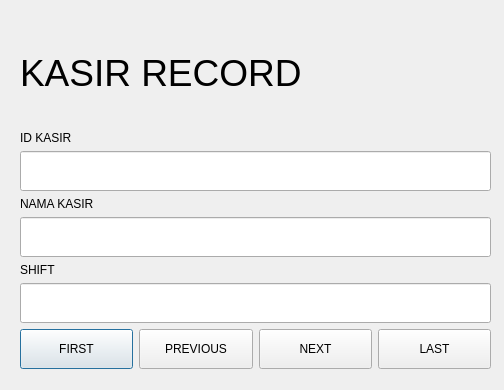
<?xml version="1.0" encoding="UTF-8"?>
<ui version="4.0">
 <class>Dialog</class>
 <widget class="QDialog" name="Dialog">
  <property name="geometry">
   <rect>
    <x>0</x>
    <y>0</y>
    <width>504</width>
    <height>390</height>
   </rect>
  </property>
  <property name="windowTitle">
   <string>Dialog</string>
  </property>
  <widget class="QWidget" name="verticalLayoutWidget">
   <property name="geometry">
    <rect>
     <x>10</x>
     <y>10</y>
     <width>491</width>
     <height>369</height>
    </rect>
   </property>
   <layout class="QVBoxLayout" name="verticalLayout">
    <property name="leftMargin">
     <number>10</number>
    </property>
    <property name="topMargin">
     <number>10</number>
    </property>
    <property name="rightMargin">
     <number>10</number>
    </property>
    <property name="bottomMargin">
     <number>10</number>
    </property>
    <item>
     <widget class="QLabel" name="kasirrecord">
      <property name="font">
       <font>
        <pointsize>28</pointsize>
       </font>
      </property>
      <property name="text">
       <string>KASIR RECORD</string>
      </property>
     </widget>
    </item>
    <item>
     <layout class="QVBoxLayout" name="verticalLayout_4">
      <item>
       <widget class="QLabel" name="labelidkasir">
        <property name="text">
         <string>ID KASIR</string>
        </property>
       </widget>
      </item>
      <item>
       <widget class="QLineEdit" name="idkasir">
        <property name="minimumSize">
         <size>
          <width>0</width>
          <height>40</height>
         </size>
        </property>
       </widget>
      </item>
      <item>
       <widget class="QLabel" name="labelnamakasir">
        <property name="text">
         <string>NAMA KASIR</string>
        </property>
       </widget>
      </item>
      <item>
       <widget class="QLineEdit" name="namakasir">
        <property name="minimumSize">
         <size>
          <width>0</width>
          <height>40</height>
         </size>
        </property>
       </widget>
      </item>
      <item>
       <widget class="QLabel" name="labelshift">
        <property name="text">
         <string>SHIFT</string>
        </property>
       </widget>
      </item>
      <item>
       <widget class="QLineEdit" name="shift">
        <property name="minimumSize">
         <size>
          <width>0</width>
          <height>40</height>
         </size>
        </property>
       </widget>
      </item>
     </layout>
    </item>
    <item>
     <layout class="QHBoxLayout" name="horizontalLayout">
      <property name="sizeConstraint">
       <enum>QLayout::SetFixedSize</enum>
      </property>
      <property name="leftMargin">
       <number>0</number>
      </property>
      <item>
       <widget class="QPushButton" name="FIRST">
        <property name="minimumSize">
         <size>
          <width>0</width>
          <height>40</height>
         </size>
        </property>
        <property name="text">
         <string>FIRST</string>
        </property>
       </widget>
      </item>
      <item>
       <widget class="QPushButton" name="PREV">
        <property name="minimumSize">
         <size>
          <width>0</width>
          <height>40</height>
         </size>
        </property>
        <property name="text">
         <string>PREVIOUS</string>
        </property>
       </widget>
      </item>
      <item>
       <widget class="QPushButton" name="NEXT">
        <property name="minimumSize">
         <size>
          <width>0</width>
          <height>40</height>
         </size>
        </property>
        <property name="text">
         <string>NEXT</string>
        </property>
       </widget>
      </item>
      <item>
       <widget class="QPushButton" name="LAST">
        <property name="minimumSize">
         <size>
          <width>0</width>
          <height>40</height>
         </size>
        </property>
        <property name="text">
         <string>LAST</string>
        </property>
       </widget>
      </item>
     </layout>
    </item>
   </layout>
  </widget>
 </widget>
 <resources/>
 <connections/>
</ui>
